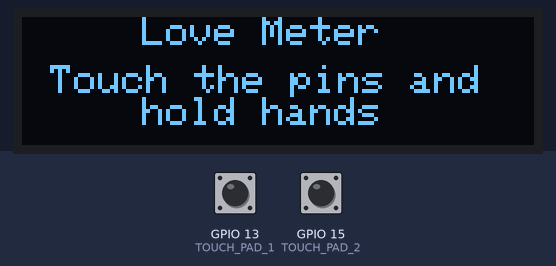
The sketch below on a simulated ESP32. On the bench: 128×32 one-colour display. Inputs (shaded band) come from the test bench; at power-on: GPIO 13 (TOUCH_PAD_1) HIGH, GPIO 15 (TOUCH_PAD_2) HIGH. Random numbers use the default seed unless the sketch sets one; what the sketch prints to the serial monitor is not drawn.

Above: at 2.1 s.

The sketch:

52_Valentines_touch.ino
```cpp
#include <SPI.h>
#include <Wire.h>
#include <Adafruit_GFX.h>
#include <Adafruit_SSD1306.h>

#define SCREEN_WIDTH 128  // OLED display width, in pixels
#define SCREEN_HEIGHT 32  // OLED display height, in pixels

#define OLED_RESET -1        // Reset pin # (or -1 if sharing Arduino reset pin)
#define SCREEN_ADDRESS 0x3C  ///< See datasheet for Address; 0x3D for 128x64, 0x3C for 128x32
Adafruit_SSD1306 display(SCREEN_WIDTH, SCREEN_HEIGHT, &Wire, OLED_RESET);

const String messages[] = { " Made for each other", "Love birds", "Two hearts One beat", "Perfect   match",
                            "Double the love", "Together, unstoppable" };

#define TOUCH_PAD_1 13  // First touch pad
#define TOUCH_PAD_2 15  // Second touch pad
#define TOUCH_THRESHOLD 20
#define CONTACT_THRESHOLD 5

bool person1 = false;
bool person2 = false;
bool holding_hands = false;
bool state_changed = false;

String currentMessage;

void setup() {
  Serial.begin(115200);

  if (!display.begin(SSD1306_SWITCHCAPVCC, SCREEN_ADDRESS)) {
    Serial.println(F("SSD1306 allocation failed"));
    for (;;)
      ;  // Don't proceed, loop forever
  }

  delay(2000);  // Pause for 2 seconds
  display.setTextColor(SSD1306_WHITE);
  display.clearDisplay();
  display.display();
}

void loop() {
  int touch1 = touchRead(TOUCH_PAD_1);
  int touch2 = touchRead(TOUCH_PAD_2);

  person1 = touch1 < TOUCH_THRESHOLD;
  person2 = touch2 < TOUCH_THRESHOLD;

  if (touch1 < CONTACT_THRESHOLD & touch2 < CONTACT_THRESHOLD) {
    holding_hands = true;
  } else {
    holding_hands = false;
    currentMessage = messages[random(6)];
  }

  Serial.print(touch1);
  Serial.print(" ");
  Serial.print(touch2);
  Serial.print(" ");
  Serial.println(holding_hands);

  if (holding_hands) {
    display.clearDisplay();
    display.display();
    delay(1000);

    display.setTextSize(2);
    display.setCursor(0, 0);
    display.println(currentMessage);
    display.display();
    delay(1000);
  } else {
    display.clearDisplay();
    display.setTextSize(1);
    display.setCursor(30, 0);
    display.println("Love Meter");
    display.setCursor(7, 12);
    display.println("Touch the pins and");
    display.println("     hold hands");
    display.display();
    delay(100);
  }
}
```
